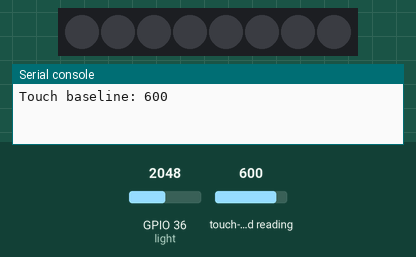
This program was run on a simulated ESP32 board running MicroPython. Shown: 8 RGB LEDs in strip order, left to right, the last lines printed to the serial console. The test bench sets the inputs (shaded band); at power-on: touch-pad reading 600, GPIO 36 (light) = 2048 (analog values on the 0–4095 scale). Dim RGB values are drawn brighter than linear.

Above: at 1.4 s.
1.5 s: touch-pad reading set to 63
At 1.67 s:
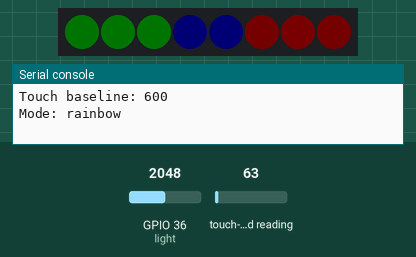
At 2.31 s:
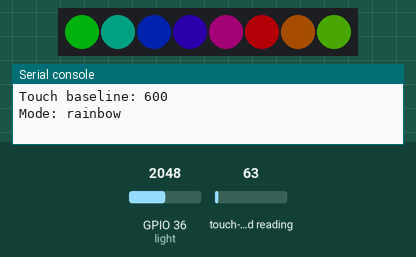
Timing chart, 0 to 12.9 s (numbered marks = the images above; inputs shaded):
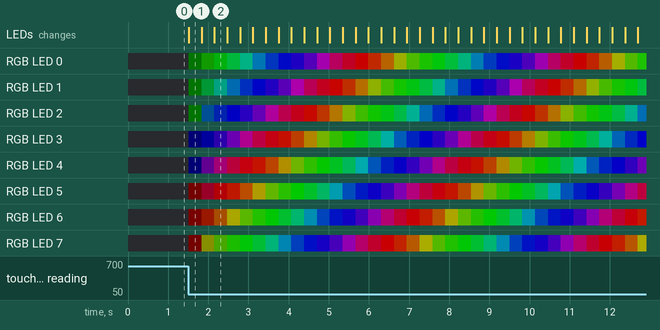

The program:

night_light.py
```python
# Night Light: a NeoPixel ring that switches itself on when the room
# gets dark. Touch the pad on GPIO 4 to change the lighting mode.
import time
from machine import Pin, ADC, TouchPad
from neopixel import NeoPixel

LIGHT_PIN = 36     # light sensor (LDR + 10 kΩ divider)
PIXEL_PIN = 23     # NeoPixel DIN
NUM_PIXELS = 8
TOUCH_PIN = 4      # touch pad

# The light only switches on below DARK and off above BRIGHT. The gap
# between them (hysteresis) stops it flickering at dusk.
DARK = 15000
BRIGHT = 22000
BRIGHTNESS = 0.4   # 0.0 to 1.0: NeoPixels are VERY bright

MODES = ["auto warm white", "rainbow", "colour fade", "off"]

# Step 1: set up each component
light = ADC(Pin(LIGHT_PIN), atten=ADC.ATTN_11DB)
pixels = NeoPixel(Pin(PIXEL_PIN, Pin.OUT), NUM_PIXELS)
touch = TouchPad(Pin(TOUCH_PIN))

mode = 0
is_dark = False
level = 0.0          # current fade level, 0.0 (off) to 1.0 (full)
step = 0             # animation counter
touch_baseline = 0
was_touched = False


# Step 2: small functions for each job
def calibrate_touch():
    # Average a few readings with nobody touching the pad
    total = 0
    for i in range(20):
        total += touch.read()
        time.sleep_ms(10)
    return total // 20


def touched():
    # On the ESP32, the reading DROPS when you touch the pad
    return touch.read() < touch_baseline * 0.7


def check_touch():
    # Change mode once per touch (not over and over while held)
    global was_touched, mode
    now = touched()
    if now and not was_touched:
        mode = (mode + 1) % len(MODES)
        print("Mode:", MODES[mode])
    was_touched = now


def check_darkness():
    global is_dark
    reading = light.read_u16()
    if reading < DARK:
        is_dark = True
    elif reading > BRIGHT:
        is_dark = False


def wheel(position):
    # Turn a number from 0-255 into a colour of the rainbow
    position = position % 256
    if position < 85:
        return (255 - position * 3, position * 3, 0)
    if position < 170:
        position -= 85
        return (0, 255 - position * 3, position * 3)
    position -= 170
    return (position * 3, 0, 255 - position * 3)


def scaled(colour, amount):
    r, g, b = colour
    return (int(r * amount), int(g * amount), int(b * amount))


def draw():
    # Fill the ring with the current mode's colours, faded by `level`
    amount = level * BRIGHTNESS
    for i in range(NUM_PIXELS):
        if mode == 0:
            colour = (255, 140, 40)          # warm white
        elif mode == 1:
            colour = wheel(step + i * 256 // NUM_PIXELS)
        else:
            colour = wheel(step // 2)        # the whole ring, one colour
        pixels[i] = scaled(colour, amount)
    pixels.write()


# Step 3: the main loop
touch_baseline = calibrate_touch()
print("Touch baseline:", touch_baseline)

while True:
    check_touch()
    check_darkness()

    # Work out how bright we SHOULD be...
    if MODES[mode] == "off":
        target = 0.0
    elif mode == 0:
        target = 1.0 if is_dark else 0.0   # only warm white is automatic
    else:
        target = 1.0

    # ...and fade towards it a little each loop, for smooth changes
    if level < target:
        level = min(target, level + 0.02)
    elif level > target:
        level = max(target, level - 0.02)

    draw()
    step += 1
    time.sleep_ms(20)
```

Measured:
- after the input at 1.5 s, RGB LED 0: off → RGB(0, 1, 0) at once, → RGB(3, 27, 0) 0.32 s later, → RGB(0, 56, 4) 0.32 s later, → RGB(0, 69, 22) 0.32 s later, … (36 changes in this stretch); RGB LED 1: off → RGB(0, 1, 0) at once, → RGB(0, 22, 8) 0.32 s later, → RGB(0, 33, 27) 0.32 s later, → RGB(0, 34, 57) 0.32 s later, … (36 changes in this stretch)
